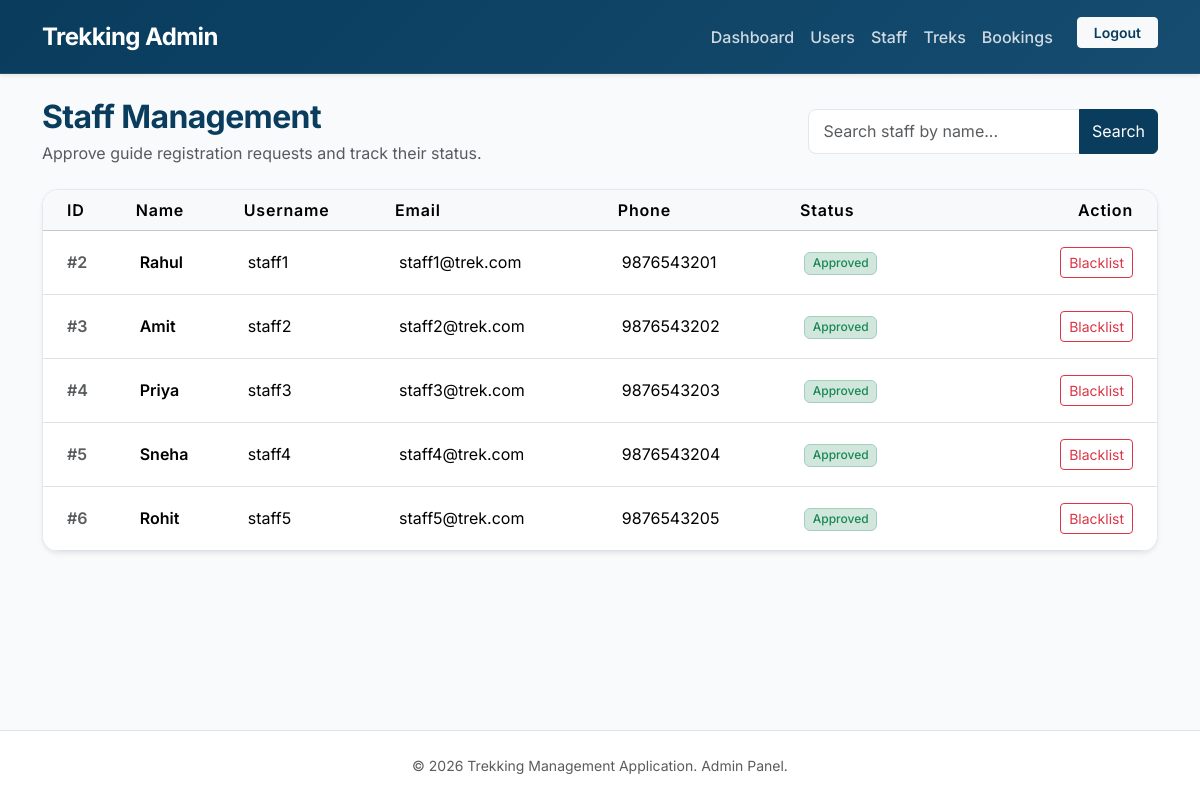
The app's page /admin/staff (signed in) with its own data.
### models.py (models this page shows, shortened)
class User(UserMixin, db.Model):
    __tablename__ = "user"
    id = db.Column(db.Integer, primary_key=True)
    username = db.Column(db.String(100), unique=True, nullable=False)
    email = db.Column(db.String(100), unique=True, nullable=False)
    name = db.Column(db.String(100), nullable=False)
    phone = db.Column(db.String(20))
    password = db.Column(db.String(255), nullable=False)
    role = db.Column(db.String(20), default="user")
    status = db.Column(db.String(20),default="approved")
    bookings = db.relationship("Booking", backref="user", lazy=True)

### routes/admin.py (the view)
@admin.route("/staff")
@login_required
@admin_required
def staff():
    search = request.args.get("search", "")
    if search:
        staff = User.query.filter(
            User.role == "staff",
            User.name.contains(search)
        ).all()
    else:
        staff = User.query.filter_by(role="staff").all()
    return render_template(
        "admin/staff.html",
        staff=staff,
        search=search
    )

### app.py (called while the page is built)
@login_manager.user_loader
def load_user(user_id):
    return User.query.get(int(user_id))

### routes/admin.py (called while the page is built)
def admin_required(func):
    @wraps(func)
    def wrapper(*args, **kwargs):
        if not current_user.is_authenticated:
            return redirect(url_for("auth.login"))
        if current_user.role != "admin":
            flash("Access Denied!", "danger")
            return redirect(url_for("auth.login"))
        return func(*args, **kwargs)
    return wrapper

### templates/admin/staff.html (shortened to what this page needs)
{% extends "admin/base.html" %}
{% block content %}
<div class="row align-items-center mb-4">
    <div class="col-md-6">
        <h2 class="fw-bold mb-1" style="color: var(--primary); letter-spacing: -0.02em;">Staff Management</h2>
        <p class="text-muted mb-0">Approve guide registration requests and track their status.</p>
    </div>
    <div class="col-md-6 mt-3 mt-md-0">
        <form method="GET" class="d-flex justify-content-md-end">
            <div class="input-group" style="max-width: 350px;">
                <input type="text" name="search" class="form-control" placeholder="Search staff by name..." value="{{ search }}">
                <button class="btn btn-primary" type="submit">Search</button>
            </div>
        </form>
    </div>
</div>
<div class="card shadow-sm">
    <div class="table-responsive">
        <table class="table table-hover align-middle mb-0 bg-white">
            <thead class="table-light">
                <tr>
                    <th class="ps-4">ID</th>
                    <th>Name</th>
                    <th>Username</th>
                    <th>Email</th>
                    <th>Phone</th>
                    <th>Status</th>
                    <th class="text-end pe-4" width="220">Action</th>
                </tr>
            </thead>
            <tbody>
            {% for member in staff %}
                <tr>
                    <td class="ps-4 text-muted fw-semibold">#{{ member.id }}</td>
                    <td class="fw-semibold">{{ member.name }}</td>
                    <td>{{ member.username }}</td>
                    <td>{{ member.email }}</td>
                    <td>{{ member.phone or '-' }}</td>
                    <td>
                        {% if member.status == "approved" %}
                            <span class="badge bg-success-subtle text-success border border-success-subtle">
                                Approved
                            </span>
                        {% elif member.status == "pending" %}
                            <span class="badge bg-warning-subtle text-warning border border-warning-subtle text-dark">
                                Pending Approval
                            </span>
                        {% elif member.status == "blacklisted" %}
                            <span class="badge bg-danger-subtle text-danger border border-danger-subtle">
                                Blacklisted
                            </span>
                        {% endif %}
                    </td>
                    <td class="text-end pe-4">
                        {% if member.status == "pending" %}
                            <a href="{{ url_for('admin.approve_staff', id=member.id) }}" class="btn btn-sm btn-success text-white fw-semibold me-1">
                                Approve
                            </a>
                            <a href="{{ url_for('admin.blacklist_staff', id=member.id) }}" class="btn btn-sm btn-outline-danger">
                                Reject
                            </a>
                        {% elif member.status == "approved" %}
                            <a href="{{ url_for('admin.blacklist_staff', id=member.id) }}" class="btn btn-sm btn-outline-danger">
                                Blacklist
                            </a>
                        {% elif member.status == "blacklisted" %}
                            <a href="{{ url_for('admin.unblacklist_staff', id=member.id) }}" class="btn btn-sm btn-outline-success">
                                Restore
                            </a>
                        {% endif %}
                    </td>
                </tr>
            {% else %}
                <tr>
                    <td colspan="7" class="text-center py-4 text-muted">
                        No staff members found matching your search.
                    </td>
                </tr>
            {% endfor %}
            </tbody>
        </table>
    </div>
</div>
{% endblock %}

### static/css/style.css (style rules this page uses)
:root { --primary: #093c5d; --primary-light: #154c70; --secondary: #3b7597; --accent: #5df8d8; --bg-light: #f8fafc; --card-bg: #ffffff; --text-main: #1e293b; --text-muted: #64748b; --border-color: #e2e8f0; }
body { font-family: 'Inter', system-ui, -apple-system, sans-serif; background-color: var(--bg-light); color: var(--text-main); display: flex; flex-direction: column; min-height: 100vh; margin: 0; }
.btn-primary { background-color: var(--primary); border-color: var(--primary); transition: all 0.2s ease; }
.card { background-color: var(--card-bg); border: 1px solid var(--border-color); border-radius: 1rem; transition: all 0.3s cubic-bezier(0.4, 0, 0.2, 1); }
.table-responsive { border-radius: 1rem; }
.table th { font-weight: 600; letter-spacing: 0.05em; }
.table td { padding: 1rem 0.75rem; }
.badge { font-weight: 500; padding: 0.35em 0.65em; border-radius: 0.375rem; }
.form-control, .form-select { border: 1px solid var(--border-color); border-radius: 0.5rem; padding: 0.6rem 0.9rem; transition: all 0.2s ease; }

### records on screen
User: id "2", name "Rahul", username "staff1", email "staff1@trek.com", phone "9876543201", status "Approved"
User: id "3", name "Amit", username "staff2", email "staff2@trek.com", phone "9876543202", status "Approved"
User: id "4", name "Priya", username "staff3", email "staff3@trek.com", phone "9876543203", status "Approved"
User: id "5", name "Sneha", username "staff4", email "staff4@trek.com", phone "9876543204", status "Approved"
User: id "6", name "Rohit", username "staff5", email "staff5@trek.com", phone "9876543205", status "Approved"
